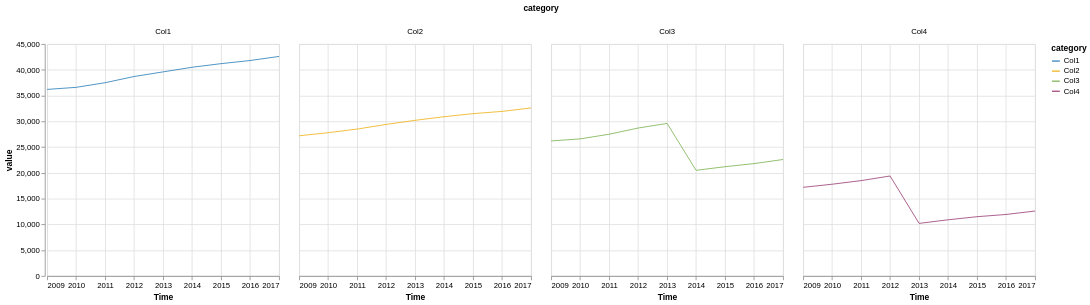

Specify this chart in Vega-Lite:
### Vega-Lite specification from a JSON file in a GitHub repository (floating-point values rounded to 4 significant figures)
{"$schema": "https://vega.github.io/schema/vega-lite/v5.json", "description": "Google's stock price over time.", "data": {"values": [{"year": "2009", "category": "Col1", "value": 36200}, {"year": "2009", "category": "Col2", "value": 27200}, {"year": "2009", "category": "Col3", "value": 26200}, {"year": "2009", "category": "Col4", "value": 17200}, {"year": "2010", "category": "Col1", "value": 36600}, {"year": "2010", "category": "Col2", "value": 27800}, {"year": "2010", "category": "Col3", "value": 26600}, {"year": "2010", "category": "Col4", "value": 17800}, {"year": "2011", "category": "Col1", "value": 37500}, {"year": "2011", "category": "Col2", "value": 28500}, {"year": "2011", "category": "Col3", "value": 27500}, {"year": "2011", "category": "Col4", "value": 18500}, {"year": "2012", "category": "Col1", "value": 38700}, {"year": "2012", "category": "Col2", "value": 29400}, {"year": "2012", "category": "Col3", "value": 28700}, {"year": "2012", "category": "Col4", "value": 19400}, {"year": "2013", "category": "Col1", "value": 39600}, {"year": "2013", "category": "Col2", "value": 30200}, {"year": "2013", "category": "Col3", "value": 29600}, {"year": "2013", "category": "Col4", "value": 10200}, {"year": "2014", "category": "Col1", "value": 40500}, {"year": "2014", "category": "Col2", "value": 30900}, {"year": "2014", "category": "Col3", "value": 20500}, {"year": "2014", "category": "Col4", "value": 10900}, {"year": "2015", "category": "Col1", "value": 41200}, {"year": "2015", "category": "Col2", "value": 31500}, {"year": "2015", "category": "Col3", "value": 21200}, {"year": "2015", "category": "Col4", "value": 11500}, {"year": "2016", "category": "Col1", "value": 41803}, {"year": "2016", "category": "Col2", "value": 31931}, {"year": "2016", "category": "Col3", "value": 21803}, {"year": "2016", "category": "Col4", "value": 11931}, {"year": "2017", "category": "Col1", "value": 42600}, {"year": "2017", "category": "Col2", "value": 32600}, {"year": "2017", "category": "Col3", "value": 22600}, {"year": "2017", "category": "Col4", "value": 12600}]}, "facet": {"column": {"field": "category", "type": "nominal"}}, "spec": {"mark": {"type": "line", "opacity": 1, "strokeWidth": 1, "interpolate": "linear", "strokeDash": [0], "tooltip": true}, "encoding": {"x": {"field": "year", "type": "temporal", "axis": {"title": "Time", "orient": "bottom"}}, "y": {"type": "quantitative", "field": "value", "axis": {"title": "value", "orient": "left"}}, "color": {"field": "category", "type": "nominal", "scale": {"domain": ["Col1", "Col2", "Col3", "Col4"], "range": ["#1f77b4", "#EDAD08", "#73AF48", "#94346E"]}}}}, "columns": 2, "resolve": {"axis": {"x": "independent", "y": "shared"}}}
